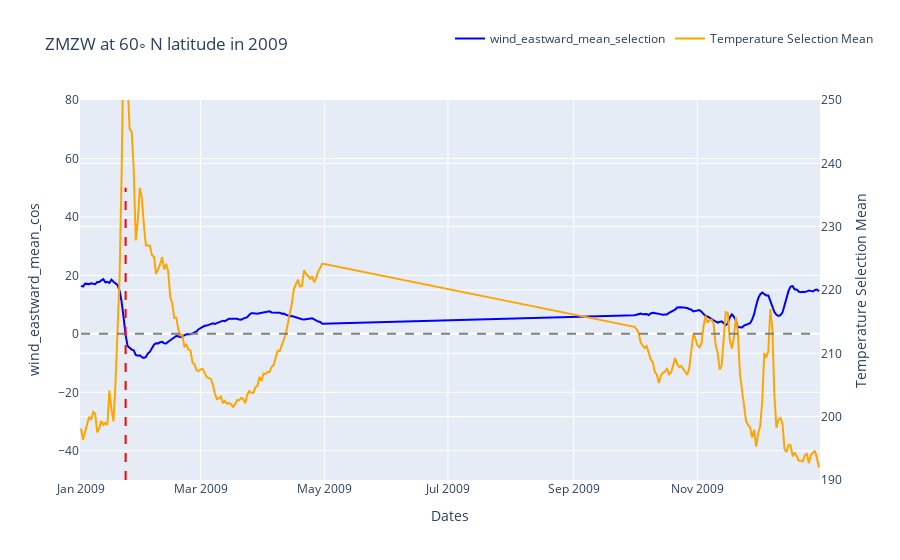

Here is the notebook cell this chart was saved with:
### Code cell
import plotly.graph_objects as go

# Create figure and plot the DataFrame
fig = go.Figure()

fig.add_trace(go.Scatter(x=df['dates'], y=df['wind_eastward_mean_cos'], name='wind_eastward_mean_selection', line=dict(color='blue')))
fig.add_trace(go.Scatter(x=df['dates'], y=df['temperature_mean_selection'], name='Temperature Selection Mean', line=dict(color='orange'), yaxis='y2'))


# Add a dashed line at y=0
fig.add_shape(type='line', x0=df['dates'].min(), y0=0, x1=df['dates'].max(), y1=0, line=dict(color='gray', dash='dash'))

# Find the index of the first negative value
first_negative_index = (df['wind_eastward_mean_cos'] < 0).idxmin()

# Add vertical lines for SSW_flag == True
for i, row in df.iterrows():
    if row.SSW_flag == True:
        fig.add_shape(type='line', x0=row.dates, y0=-50, x1=row.dates, y1=50, line=dict(color='red', dash='dash'))

# Set layout
fig.update_layout(
    yaxis=dict(
        range=[-50, 80],
        title='wind_eastward_mean_cos'
    )
    ,yaxis2=dict(
        range=[190, 250],
        title='Temperature Selection Mean',
        side='right',
        overlaying='y'
    )
    ,xaxis=dict(title='Dates'),
    title=f'ZMZW at 60◦ N latitude in {YEAR}',
    legend=dict(orientation="h", y=1.2, x=0.5)
)

# Show the plot
fig.show()

### Figure 1 — Plotly figure (JSON) as saved in the notebook; plotly's stock layout.template omitted (floating-point values rounded to 4 significant figures; data arrays with more than 128 entries replaced by an {"elided": "..."} marker saying what was removed)
{"data": [{"line": {"color": "blue"}, "name": "wind_eastward_mean_selection", "type": "scatter", "x": {"elided": "212 str values"}, "y": {"elided": "212 float values"}}, {"line": {"color": "orange"}, "name": "Temperature Selection Mean", "type": "scatter", "x": {"elided": "212 str values"}, "y": {"elided": "212 float values"}, "yaxis": "y2"}], "layout": {"legend": {"orientation": "h", "x": 0.5, "y": 1.2}, "shapes": [{"line": {"color": "gray", "dash": "dash"}, "type": "line", "x0": "2009-01-01T00:00:00", "x1": "2009-12-31T00:00:00", "y0": 0, "y1": 0}, {"line": {"color": "red", "dash": "dash"}, "type": "line", "x0": "2009-01-23T00:00:00", "x1": "2009-01-23T00:00:00", "y0": -50, "y1": 50}], "title": {"text": "ZMZW at 60◦ N latitude in 2009"}, "xaxis": {"title": {"text": "Dates"}}, "yaxis": {"range": [-50, 80], "title": {"text": "wind_eastward_mean_cos"}}, "yaxis2": {"overlaying": "y", "range": [190, 250], "side": "right", "title": {"text": "Temperature Selection Mean"}}}}
